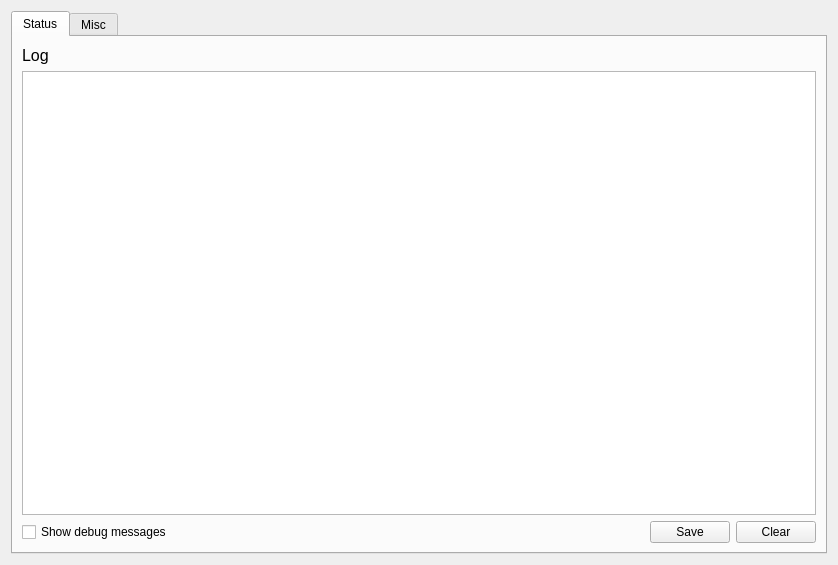
<?xml version="1.0" encoding="UTF-8"?>
<ui version="4.0">
 <class>BotWidget</class>
 <widget class="QWidget" name="BotWidget">
  <property name="geometry">
   <rect>
    <x>0</x>
    <y>0</y>
    <width>838</width>
    <height>565</height>
   </rect>
  </property>
  <property name="windowTitle">
   <string>Form</string>
  </property>
  <layout class="QVBoxLayout" name="verticalLayout">
   <item>
    <widget class="QTabWidget" name="tabWidget">
     <property name="currentIndex">
      <number>0</number>
     </property>
     <widget class="QWidget" name="status_tab">
      <attribute name="title">
       <string>Status</string>
      </attribute>
      <layout class="QVBoxLayout" name="verticalLayout_2">
       <item>
        <layout class="QHBoxLayout" name="horizontalLayout_2">
         <item>
          <widget class="QLabel" name="label">
           <property name="text">
            <string>&lt;html&gt;&lt;head/&gt;&lt;body&gt;&lt;p&gt;&lt;span style=&quot; font-size:12pt;&quot;&gt;Log&lt;/span&gt;&lt;/p&gt;&lt;/body&gt;&lt;/html&gt;</string>
           </property>
          </widget>
         </item>
        </layout>
       </item>
       <item>
        <widget class="QTextEdit" name="log">
         <property name="readOnly">
          <bool>true</bool>
         </property>
        </widget>
       </item>
       <item>
        <layout class="QHBoxLayout" name="horizontalLayout">
         <item>
          <widget class="QCheckBox" name="debug_mode">
           <property name="text">
            <string>Show debug messages</string>
           </property>
          </widget>
         </item>
         <item>
          <spacer name="horizontalSpacer">
           <property name="orientation">
            <enum>Qt::Horizontal</enum>
           </property>
           <property name="sizeHint" stdset="0">
            <size>
             <width>40</width>
             <height>20</height>
            </size>
           </property>
          </spacer>
         </item>
         <item>
          <widget class="QPushButton" name="save_log">
           <property name="text">
            <string>Save</string>
           </property>
          </widget>
         </item>
         <item>
          <widget class="QPushButton" name="clear_log">
           <property name="text">
            <string>Clear</string>
           </property>
          </widget>
         </item>
        </layout>
       </item>
      </layout>
     </widget>
     <widget class="QWidget" name="tab">
      <attribute name="title">
       <string>Misc</string>
      </attribute>
      <layout class="QVBoxLayout" name="verticalLayout_3">
       <item>
        <widget class="QGroupBox" name="groupBox">
         <property name="title">
          <string>Global shortcuts</string>
         </property>
         <layout class="QVBoxLayout" name="verticalLayout_4">
          <item>
           <layout class="QHBoxLayout" name="horizontalLayout_3">
            <item>
             <widget class="QLabel" name="label_2">
              <property name="text">
               <string>Stop this bot</string>
              </property>
             </widget>
            </item>
            <item>
             <widget class="QKeySequenceEdit" name="stop_shortcut"/>
            </item>
            <item>
             <widget class="QPushButton" name="clear_stop_shortcut">
              <property name="text">
               <string>Clear</string>
              </property>
             </widget>
            </item>
           </layout>
          </item>
          <item>
           <widget class="QLabel" name="label_3">
            <property name="text">
             <string>Whether a key sequence works or not depends on your operating system and platform. Test your settings in advance.</string>
            </property>
           </widget>
          </item>
         </layout>
        </widget>
       </item>
       <item>
        <spacer name="verticalSpacer">
         <property name="orientation">
          <enum>Qt::Vertical</enum>
         </property>
         <property name="sizeHint" stdset="0">
          <size>
           <width>20</width>
           <height>40</height>
          </size>
         </property>
        </spacer>
       </item>
      </layout>
     </widget>
    </widget>
   </item>
  </layout>
 </widget>
 <resources/>
 <connections/>
</ui>
